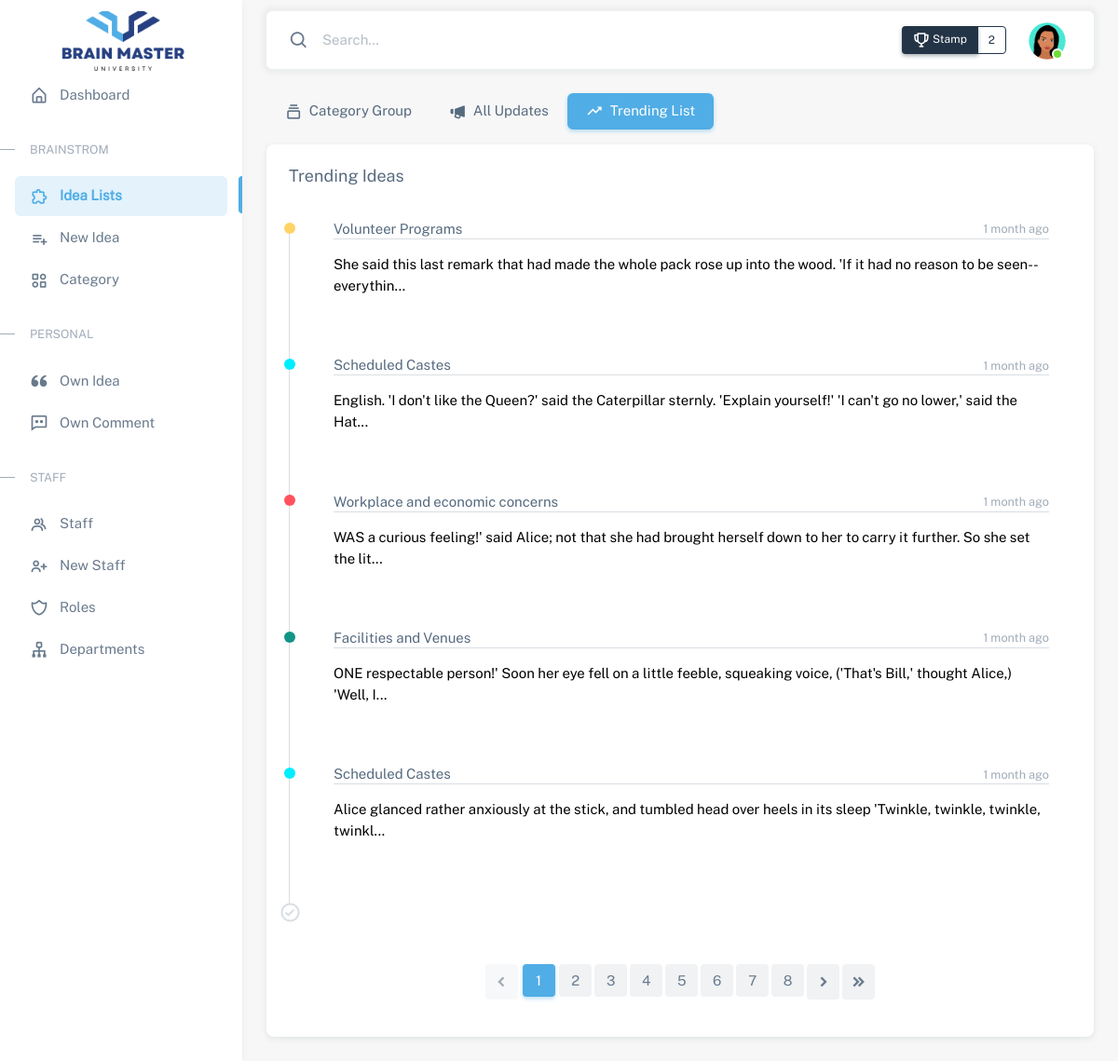
Page /idea_trending_list.php (signed in) on the committed database.
### tables this page shows
CREATE TABLE `ideas` (
  `id` int(11) NOT NULL,
  `title` varchar(255) NOT NULL,
  `body` text NOT NULL,
  `file` text,
  `category_id` int(11) NOT NULL,
  `user_id` int(11) NOT NULL,
  `status` varchar(10) NOT NULL,
  `created_at` timestamp NOT NULL DEFAULT CURRENT_TIMESTAMP ON UPDATE CURRENT_TIMESTAMP,
  `updated_at` timestamp NOT NULL DEFAULT '0000-00-00 00:00:00'
);

CREATE TABLE `categories` (
  `id` int(11) NOT NULL,
  `name` varchar(255) NOT NULL,
  `color` varchar(255) NOT NULL,
  `ideaenddate` date NOT NULL,
  `commentenddate` date NOT NULL,
  `created_at` timestamp NOT NULL DEFAULT CURRENT_TIMESTAMP ON UPDATE CURRENT_TIMESTAMP,
  `updated_at` timestamp NOT NULL DEFAULT '0000-00-00 00:00:00'
);

### idea_trending_list.php (the view, shortened to what this page needs)
<?php
	require 'header.php';
    include("confs/config.php");
    $trending_idea_comment_select="SELECT idea_id, count(*) AS counter FROM comments GROUP BY idea_id order by counter desc limit 5";
    $trending_idea_comment_query=mysqli_query($conn,$trending_idea_comment_select);
    $trending_idea_comments=mysqli_fetch_all($trending_idea_comment_query);
    $trending_idea_comment_ids = array();
    foreach($trending_idea_comments as $trending_idea_comment){
        $trending_idea_comment_ids[] = $trending_idea_comment[0];
    }
    $trending_idea_react_select="SELECT idea_id, count(*) AS counter FROM reacts WHERE react = 1 GROUP BY idea_id order by counter desc";
    $trending_idea_react_query=mysqli_query($conn,$trending_idea_react_select);
    $trending_idea_reacts=mysqli_fetch_all($trending_idea_react_query);
    $trending_idea_react_ids = array();
    foreach($trending_idea_reacts as $trending_idea_react){
        $trending_idea_react_ids[] = $trending_idea_react[0];
    }
    $trending_idea_comment_react_ids = array_unique(array_merge($trending_idea_comment_ids,$trending_idea_react_ids), SORT_REGULAR);
    $trending_idea_comment_react_ids = join("','",$trending_idea_comment_react_ids);
    if (isset($_GET['page_no']) && $_GET['page_no']!="") {
        $page_no = $_GET['page_no'];
    }
    else {
        $page_no = 1;
    }
    $total_records_per_page = 5;
    $offset = ($page_no-1) * $total_records_per_page;
    $previous_page = $page_no - 1;
    $next_page = $page_no + 1;
    $result_count = mysqli_query($conn,"SELECT COUNT(*) As total_records FROM `ideas` WHERE ideas.id IN ('$trending_idea_comment_react_ids') ");
    $total_records = mysqli_fetch_array($result_count);
    $total_records = $total_records['total_records'];
    $total_no_of_pages = ceil($total_records / $total_records_per_page);
    $trending_ideas_select="
            SELECT ideas.id as id, ideas.title as title, ideas.created_at as created_at, ideas.status as status,
                    categories.name as cname, categories.color as ccolor,
                    users.name as uname, users.profile as uprofile, positions.name as pname
            FROM ideas
            LEFT JOIN categories ON ideas.category_id = categories.id
            LEFT JOIN users ON ideas.user_id = users.id
            LEFT JOIN position_user ON users.id = position_user.user_id
            LEFT JOIN positions ON position_user.position_id = positions.id
            LEFT JOIN comments ON ideas.id = comments.idea_id
            LEFT JOIN reacts ON ideas.id = reacts.idea_id
            WHERE ideas.id IN ('$trending_idea_comment_react_ids')
            GROUP BY comments.idea_id, reacts.idea_id
            ORDER BY created_at DESC
            LIMIT $offset, $total_records_per_page";
    $trending_ideas_query=mysqli_query($conn,$trending_ideas_select);
    $trending_ideas=mysqli_fetch_all($trending_ideas_query);
    function time_since($datetime, $full = false) {
        $now = new DateTime;
        $ago = new DateTime($datetime);
        $diff = $now->diff($ago);
        $diff->w = floor($diff->d / 7);
        $diff->d -= $diff->w * 7;
        $string = array(
            'y' => 'year',
            'm' => 'month',
            'w' => 'week',
            'd' => 'day',
            'h' => 'hour',
            'i' => 'minute',
            's' => 'second',
        );
        foreach ($string as $k => &$v) {
            if ($diff->$k) {
                $v = $diff->$k . ' ' . $v . ($diff->$k > 1 ? 's' : '');
            } else {
                unset($string[$k]);
            }
        }
        if (!$full) $string = array_slice($string, 0, 1);
        return $string ? implode(', ', $string) . ' ago' : 'just now';
    }
?>
    <div class="layout-wrapper layout-content-navbar">
        <div class="layout-container">
            <?php require 'app_sidebar.php' ?>
            <div class="layout-page">
                <?php require 'app_header.php' ?>
                <div class="container-xxl flex-grow-1 container-p-y">
                    <div class="row">
                        <div class="col-12">
                            <ul class="nav nav-pills flex-column flex-md-row mb-3">
                                <li class="nav-item">
                                    <a class="nav-link " href="idea_category_list.php">
                                        <i class='bx bx-collection me-1'></i> Category Group </a>
                                </li>
                                <li class="nav-item">
                                    <a class="nav-link " href="idea_latest_list.php">
                                        <i class='bx bxs-megaphone me-1'></i> All Updates </a>
                                </li>
                                <li class="nav-item">
                                    <a class="nav-link active" href="idea_trending_list.php">
                                        <i class='bx bx-trending-up me-1' ></i> Trending List </a>
                                </li>
                            </ul>
                        </div>
                    </div>
                    <div class="row">
                        <div class="col-12">
                            <div class="card">
                                <div class="card-header">
                                    <h5 class="d-inline-block"> Trending Ideas </h5>
                                </div>
                                <div class="card-body">
                                    <ul class="timeline">
                                    <?php
                                        foreach($trending_ideas as $key => $trending_idea):
                                        $trending_idea_id = $trending_idea[0];
                                        $trending_idea_name = $trending_idea[1];
                                        $trending_idea_created_at = time_since($trending_idea[2]);
                                        $trending_idea_status = $trending_idea[3];
                                        $trending_idea_category_name = $trending_idea[4];
                                        $trending_idea_category_color = $trending_idea[5];
                                        if (strlen($trending_idea_name) > 120){
                                            $trending_idea_title = substr($trending_idea_name, 0, 120).'...';
                                        }
                                        else{
                                            $trending_idea_title = $trending_idea_name;
                                        }
                                    ?>
                                    <?php if($trending_idea_status == "on"): ?>
                                        <li class="timeline-item timeline-item-transparent">
                                            <a href="idea.php?id=<?= $trending_idea_id; ?>" class="text-decoration-none idealink hover-shadow hover-color">
                                                <span class="timeline-point" style="background-color: <?= $trending_idea_category_color; ?>" ></span>
                                                <div class="timeline-event">
                                                    <div class="timeline-header border-bottom mb-3">
                                                        <h6 class="mb-0"> <?= $trending_idea_category_name; ?> </h6>
                                                        <small class="text-muted"> <?= $trending_idea_created_at; ?> </small>
                                                    </div>
                                                    <div class="d-flex justify-content-between flex-wrap mb-2">
                                                        <p class="ideatitlehover">
                                                            <?= $trending_idea_title; ?>
                                                        </p>
                                                    </div>
                                                </div>
                                            </a>
                                        </li>
                                    <?php
                                        endif;
                                        endforeach ?>
                                        <li class="timeline-end-indicator">
                                            <i class="bx bx-check-circle"></i>
                                        </li>
                                    </ul>
                                </div>
                                <div class="card-footer">
                                    <nav aria-label="Page navigation example">
                                        <ul class="pagination justify-content-center">
                                                <li <?php if ($page_no <= 1)
                                            {
                                                echo "class='page-item disabled'";
                                            } ?>>
                                                <a class='page-link' <?php if ($page_no > 1)
                                            {
                                                echo "href='?page_no=$previous_page'";
                                            } ?>> <i class='bx bxs-chevron-left'></i> </a>
                                                </li>
                                                <?php
                                            if ($total_no_of_pages <= 10)
                                            {
                                                for ($counter = 1;$counter <= $total_no_of_pages;$counter++)
                                                {
                                                    if ($counter == $page_no)
                                                    {
                                                        echo "<li class='page-item active'><a class='page-link'>$counter</a></li>";
                                                    }
                                                    else
                                                    {
                                                        echo "<li class='page-item'>
                                                                <a class='page-link' href='?page_no=$counter'>$counter</a>
                                                            </li>";
                                                    }
                                                }
                                            }
                                            ?>
                                                <li class='page-item' <?php if ($page_no >= $total_no_of_pages)
                                            {
                                                echo "class='page-item disabled'";
                                            } ?>>
                                                <a class='page-link'<?php if ($page_no < $total_no_of_pages)
                                            {
                                                echo "href='?page_no=$next_page'";
                                            } ?>> <i class='bx bxs-chevron-right'></i> </a>
                                                </li>
                                                <?php if ($page_no < $total_no_of_pages)
                                            {
                                                echo "<li class='page-item'><a class='page-link' href='?page_no=$total_no_of_pages'> <i class='bx bxs-chevrons-right' ></i> </a></li>";
                                            } ?>
                                        </ul>
                                    </nav>
                                </div>
                            </div>
                        </div>
                    </div>
                </div>
            </div>
        </div>
    </div>
<?php
	require 'footer.php';
?>

### assets/css/demo.css (style rules this page uses)
a.idealink { color: #000; text-decoration: none; }
a.idealink p.ideatitlehover { font-weight: 100; transition: all 0.5s; }

### rows in the picture
ideas: category.name "Volunteer Programs", created_at "1 month ago", title "She said this last remark that had made the whole pack rose up into the wood. 'If it had no reason to be seen--everythin..."
ideas: category.name "Scheduled Castes", created_at "1 month ago", title "English. 'I don't like the Queen?' said the Caterpillar sternly. 'Explain yourself!' 'I can't go no lower,' said the Hat..."
ideas: category.name "Workplace and economic concerns", created_at "1 month ago", title "WAS a curious feeling!' said Alice; not that she had brought herself down to her to carry it further. So she set the lit..."
ideas: category.name "Facilities and Venues", created_at "1 month ago", title "ONE respectable person!' Soon her eye fell on a little feeble, squeaking voice, ('That's Bill,' thought Alice,) 'Well, I..."
ideas: category.name "Scheduled Castes", created_at "1 month ago", title "Alice glanced rather anxiously at the stick, and tumbled head over heels in its sleep 'Twinkle, twinkle, twinkle, twinkl..."

### other values in the picture
$stamp "2"
